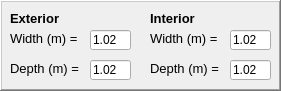
      <widget class="QFrame" name="ColsSection">
       <property name="geometry">
        <rect>
         <x>0</x>
         <y>40</y>
         <width>281</width>
         <height>91</height>
        </rect>
       </property>
       <property name="frameShape">
        <enum>QFrame::WinPanel</enum>
       </property>
       <property name="frameShadow">
        <enum>QFrame::Raised</enum>
       </property>
       <property name="lineWidth">
        <number>1</number>
       </property>
       <property name="midLineWidth">
        <number>1</number>
       </property>
       <widget class="QLabel" name="label_2">
        <property name="geometry">
         <rect>
          <x>10</x>
          <y>30</y>
          <width>71</width>
          <height>16</height>
         </rect>
        </property>
        <property name="font">
         <font>
          <family>Arial</family>
          <pointsize>10</pointsize>
          <weight>50</weight>
          <italic>false</italic>
          <bold>false</bold>
         </font>
        </property>
        <property name="text">
         <string>Width (m) =</string>
        </property>
       </widget>
       <widget class="QLineEdit" name="BCole">
        <property name="geometry">
         <rect>
          <x>90</x>
          <y>30</y>
          <width>41</width>
          <height>20</height>
         </rect>
        </property>
        <property name="focusPolicy">
         <enum>Qt::StrongFocus</enum>
        </property>
        <property name="contextMenuPolicy">
         <enum>Qt::ActionsContextMenu</enum>
        </property>
        <property name="text">
         <string>1.02</string>
        </property>
        <property name="placeholderText">
         <string>0.4</string>
        </property>
       </widget>
       <widget class="QLabel" name="label_3">
        <property name="geometry">
         <rect>
          <x>10</x>
          <y>10</y>
          <width>101</width>
          <height>16</height>
         </rect>
        </property>
        <property name="font">
         <font>
          <pointsize>10</pointsize>
          <weight>75</weight>
          <italic>false</italic>
          <bold>true</bold>
         </font>
        </property>
        <property name="text">
         <string>Exterior</string>
        </property>
       </widget>
       <widget class="QLabel" name="label_4">
        <property name="geometry">
         <rect>
          <x>150</x>
          <y>10</y>
          <width>71</width>
          <height>16</height>
         </rect>
        </property>
        <property name="font">
         <font>
          <pointsize>10</pointsize>
          <weight>75</weight>
          <italic>false</italic>
          <bold>true</bold>
         </font>
        </property>
        <property name="text">
         <string>Interior</string>
        </property>
       </widget>
       <widget class="QLabel" name="label_5">
        <property name="geometry">
         <rect>
          <x>10</x>
          <y>60</y>
          <width>71</width>
          <height>16</height>
         </rect>
        </property>
        <property name="font">
         <font>
          <family>Arial</family>
          <pointsize>10</pointsize>
          <weight>50</weight>
          <italic>false</italic>
          <bold>false</bold>
         </font>
        </property>
        <property name="text">
         <string>Depth (m) =</string>
        </property>
       </widget>
       <widget class="QLineEdit" name="HCole">
        <property name="geometry">
         <rect>
          <x>90</x>
          <y>60</y>
          <width>41</width>
          <height>20</height>
         </rect>
        </property>
        <property name="text">
         <string>1.02</string>
        </property>
        <property name="placeholderText">
         <string>0.5</string>
        </property>
       </widget>
       <widget class="QLineEdit" name="HColi">
        <property name="geometry">
         <rect>
          <x>230</x>
          <y>60</y>
          <width>41</width>
          <height>20</height>
         </rect>
        </property>
        <property name="text">
         <string>1.02</string>
        </property>
        <property name="placeholderText">
         <string>0.5</string>
        </property>
       </widget>
       <widget class="QLabel" name="label_6">
        <property name="geometry">
         <rect>
          <x>150</x>
          <y>30</y>
          <width>71</width>
          <height>16</height>
         </rect>
        </property>
        <property name="font">
         <font>
          <family>Arial</family>
          <pointsize>10</pointsize>
          <weight>50</weight>
          <italic>false</italic>
          <bold>false</bold>
         </font>
        </property>
        <property name="text">
         <string>Width (m) =</string>
        </property>
       </widget>
       <widget class="QLineEdit" name="BColi">
        <property name="geometry">
         <rect>
          <x>230</x>
          <y>30</y>
          <width>41</width>
          <height>20</height>
         </rect>
        </property>
        <property name="text">
         <string>1.02</string>
        </property>
        <property name="placeholderText">
         <string>0.4</string>
        </property>
       </widget>
       <widget class="QLabel" name="label_7">
        <property name="geometry">
         <rect>
          <x>150</x>
          <y>60</y>
          <width>71</width>
          <height>16</height>
         </rect>
        </property>
        <property name="font">
         <font>
          <family>Arial</family>
          <pointsize>10</pointsize>
          <weight>50</weight>
          <italic>false</italic>
          <bold>false</bold>
         </font>
        </property>
        <property name="text">
         <string>Depth (m) =</string>
        </property>
       </widget>
      </widget>
